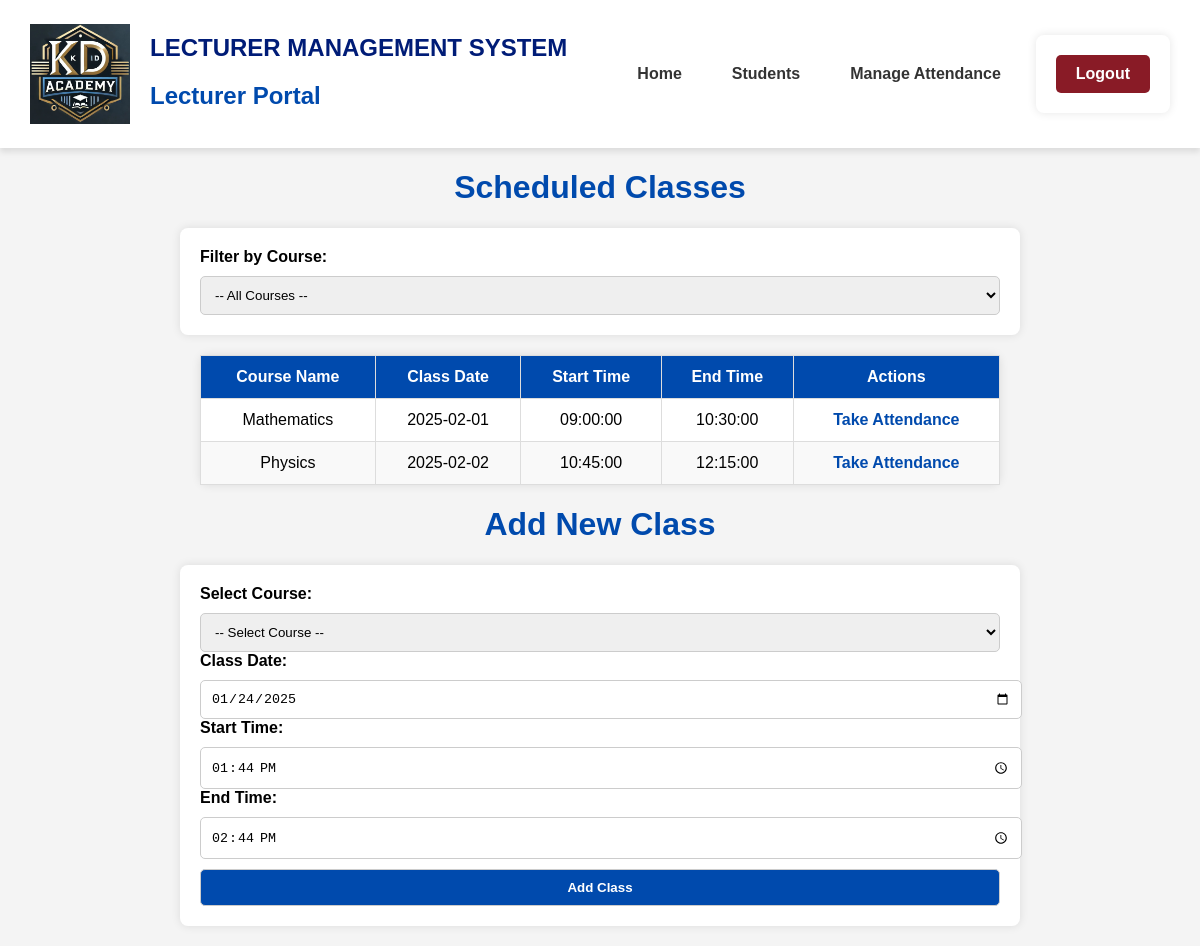
The app's page /take_attendance.php (signed in) with its own data.
### tables this page shows
CREATE TABLE `class_schedule` (
  `class_id` int(11) NOT NULL AUTO_INCREMENT,
  `course_id` int(11) NOT NULL,
  `lecturer_id` varchar(50) NOT NULL,
  `class_date` date NOT NULL,
  `start_time` time NOT NULL,
  `end_time` time NOT NULL,
  PRIMARY KEY (`class_id`),
  FOREIGN KEY (`course_id`) REFERENCES `courses`(`course_id`) ON DELETE CASCADE ON UPDATE CASCADE,
  FOREIGN KEY (`lecturer_id`) REFERENCES `lecturers`(`lecturer_id`) ON DELETE CASCADE ON UPDATE CASCADE
);

CREATE TABLE `courses` (
    `course_id` int(11) NOT NULL,
    `course_name` varchar(100) NOT NULL,
    `lecturer_id` varchar(50) NOT NULL,
    PRIMARY KEY (`course_id`),
    FOREIGN KEY (`lecturer_id`) REFERENCES `lecturers` (`lecturer_id`) ON DELETE CASCADE ON UPDATE CASCADE
);

### take_attendance.php (the view, shortened to what this page needs)
<?php
require 'database.php';
$username = $_SESSION['username'];
$query = "SELECT lecturer_id FROM lecturers WHERE username = ?";
$stmt = $conn->prepare($query);
$stmt->bind_param('s', $username);
$stmt->execute();
$stmt->bind_result($lecturer_id);
$courses_query = "SELECT DISTINCT c.course_id, c.course_name FROM courses c WHERE c.lecturer_id = ?";
$stmt = $conn->prepare($courses_query);
$stmt->bind_param('s', $lecturer_id);
$stmt->execute();
$selected_course = isset($_GET['course_id']) ? $_GET['course_id'] : '';
$filter_query = "SELECT cs.class_id, c.course_name, cs.class_date, cs.start_time, cs.end_time FROM class_schedule cs INNER JOIN courses c ON cs.course_id = c.course_id WHERE cs.lecturer_id = ?";
if (!empty($selected_course)) {
    $filter_query .= " AND cs.course_id = ?";
    $stmt = $conn->prepare($filter_query);
    $stmt->bind_param('si', $lecturer_id, $selected_course);
} else {
    $stmt = $conn->prepare($filter_query);
    $stmt->bind_param('s', $lecturer_id);
}
$stmt->execute();
$result = $stmt->get_result();
?>
<!DOCTYPE html>
<html lang="en">
<head>
</head>
<body>
<?php include 'navbar_lecturer.php'; ?>
    <h1>Scheduled Classes</h1>
    <form method="GET">
        <label for="course">Filter by Course:</label>
        <select name="course_id" id="course" onchange="this.form.submit()">
            <option value="">-- All Courses --</option>
        </select>
    </form>
    <table>
        <thead>
            <tr>
                <th>Course Name</th>
                <th>Class Date</th>
                <th>Start Time</th>
                <th>End Time</th>
                <th>Actions</th>
            </tr>
        </thead>
        <tbody>
            <?php while ($row = $result->fetch_assoc()) { ?>
                <tr>
                    <td><?php echo htmlspecialchars($row['course_name']); ?></td>
                    <td><?php echo htmlspecialchars($row['class_date']); ?></td>
                    <td><?php echo htmlspecialchars($row['start_time']); ?></td>
                    <td><?php echo htmlspecialchars($row['end_time']); ?></td>
                    <td>
                        <a href="attendance_form.php?class_id=<?php echo $row['class_id']; ?>">Take Attendance</a>
                    </td>
                </tr>
            <?php } ?>
        </tbody>
    </table>
    <h1>Add New Class</h1>
    <form method="POST">
        <label for="course">Select Course:</label>
        <select name="course_id" required>
            <option value="">-- Select Course --</option>
        </select>
        <label for="class_date">Class Date:</label>
        <input type="date" name="class_date" id="class_date" required>
        <label for="start_time">Start Time:</label>
        <input type="time" name="start_time" id="start_time" required>
        <label for="end_time">End Time:</label>
        <input type="time" name="end_time" id="end_time" required>
        <button type="submit" name="add_class">Add Class</button>
    </form>
</body>
</html>

### take_attendance.php (style rules this page uses)
body { font-family: Arial, sans-serif; margin: 0; background-color: #f4f4f4; }
h1 { color: #004aad; text-align: center; }
form, table { max-width: 800px; margin: 20px auto; background: #fff; padding: 20px; border-radius: 8px; box-shadow: 0 0 10px rgba(0, 0, 0, 0.1); }
label { font-weight: bold; }
select, input[type="date"], input[type="time"], button { width: 100%; padding: 10px; margin-top: 10px; border: 1px solid #ccc; border-radius: 5px; }
button { background-color: #004aad; color: white; font-weight: bold; cursor: pointer; transition: 0.3s; }
table { width: 100%; border-collapse: collapse; margin-top: 20px; }
th, td { border: 1px solid #ddd; padding: 12px; text-align: center; }
th { background-color: #004aad; color: white; }
tr:nth-child(even) { background-color: #f9f9f9; }
a { color: #004aad; text-decoration: none; font-weight: bold; }

### records on screen
class_schedule: course.course_name "Mathematics", class_date "2025-02-01", start_time "09:00:00", end_time "10:30:00"
class_schedule: course.course_name "Physics", class_date "2025-02-02", start_time "10:45:00", end_time "12:15:00"
